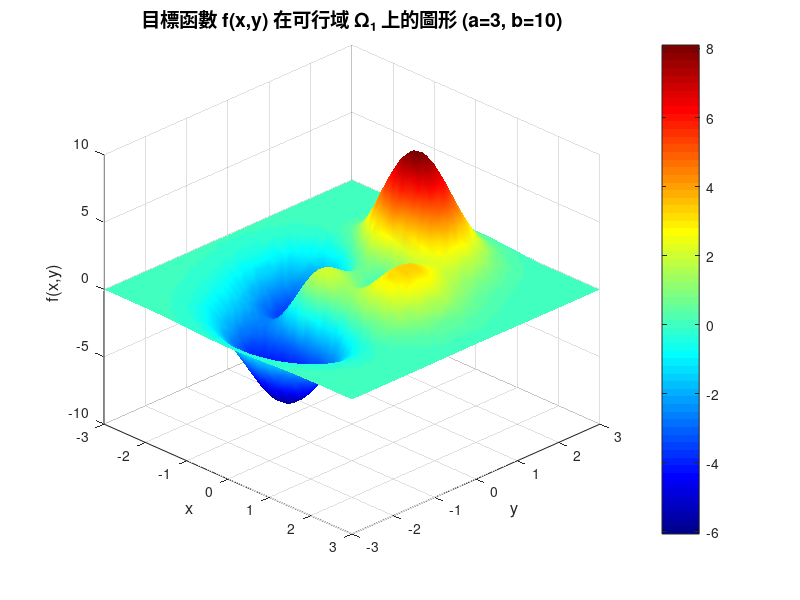
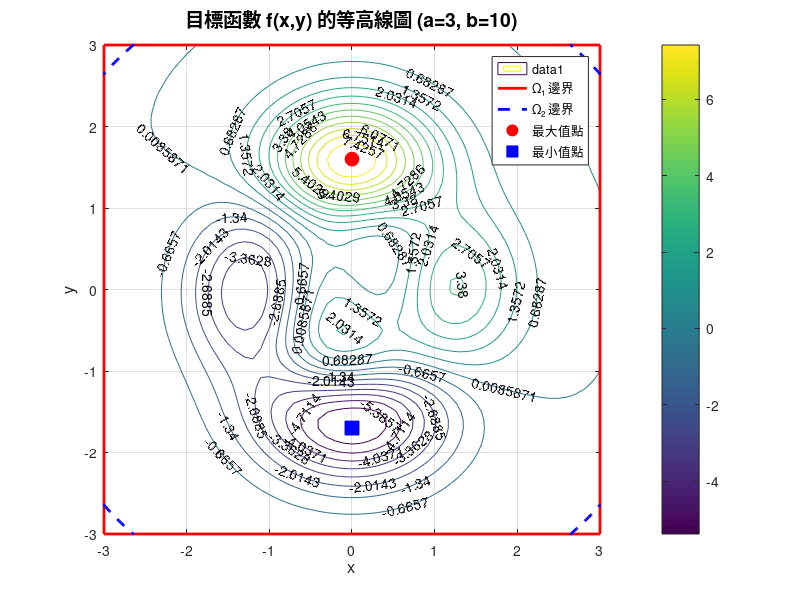

Write MATLAB code to recreate these figures, in order.
%% Peaks Function Optimization - Part (a)
% 目標函數: f(x,y) = a(1-x²)e^(-x²-(y+1)²) - b(x/5-x³-y⁵)e^(-x²-y²) - e^(-(x+1)²-y²)/3
% 約束條件: Ω₁ = {[x,y]ᵀ : -3≤x,y≤3} 和 Ω₂ = {[x,y]ᵀ : x²+y²≤16}
% Part (a): 繪製目標函數在可行域 Ω₁ 上的圖形 (a=3, b=10)

clear; clc; close all;

%% 設定參數
a = 3;
b = 10;

%% 定義目標函數
peaks_func = @(x,y) a*(1-x.^2).*exp(-x.^2-(y+1).^2) - ...
                    b.*(x/5-x.^3-y.^5).*exp(-x.^2-y.^2) - ...
                    exp(-(x+1).^2-y.^2)/3;

%% 創建網格 (Ω₁: -3≤x,y≤3)
% 使用細密的網格以獲得更好的視覺效果
[X, Y] = meshgrid(-3:0.1:3, -3:0.1:3);
Z = peaks_func(X, Y);

%% 繪製3D表面圖
figure(1);
surf(X, Y, Z);
title('目標函數 f(x,y) 在可行域 Ω₁ 上的圖形 (a=3, b=10)', 'FontSize', 14);
xlabel('x', 'FontSize', 12); 
ylabel('y', 'FontSize', 12); 
zlabel('f(x,y)', 'FontSize', 12);
colorbar;
grid on;

% 設定視角以更好地觀察函數特性
view(45, 30);

% 添加更多的視覺化選項
shading interp;  % 平滑著色
colormap(jet);   % 使用彩虹色彩映射

%% 額外的視覺化：等高線圖
figure(2);
contour(X, Y, Z, 20, 'ShowText', 'on');
title('目標函數 f(x,y) 的等高線圖 (a=3, b=10)', 'FontSize', 14);
xlabel('x', 'FontSize', 12); 
ylabel('y', 'FontSize', 12);
colorbar;
grid on;

% 標記可行域邊界
hold on;
% 繪製 Ω₁ 的邊界 (正方形)
plot([-3, 3, 3, -3, -3], [-3, -3, 3, 3, -3], 'r-', 'LineWidth', 2, 'DisplayName', 'Ω₁ 邊界');
% 繪製 Ω₂ 的邊界 (圓形)
theta = 0:0.01:2*pi;
x_circle = 4*cos(theta);  % √16 = 4
y_circle = 4*sin(theta);
plot(x_circle, y_circle, 'b--', 'LineWidth', 2, 'DisplayName', 'Ω₂ 邊界');
legend('Location', 'best');
hold off;

%% 函數分析
fprintf('=== 目標函數分析 ===\n');
fprintf('函數形式: f(x,y) = a(1-x²)e^(-x²-(y+1)²) - b(x/5-x³-y⁵)e^(-x²-y²) - e^(-(x+1)²-y²)/3\n');
fprintf('參數設定: a = %d, b = %d\n', a, b);
fprintf('可行域 Ω₁: -3 ≤ x,y ≤ 3\n');
fprintf('約束條件 Ω₂: x² + y² ≤ 16\n');

% 計算函數在可行域內的統計信息
fprintf('\n=== 函數統計信息 ===\n');
fprintf('在可行域 Ω₁ 內:\n');
fprintf('  最大值: %.6f\n', max(Z(:)));
fprintf('  最小值: %.6f\n', min(Z(:)));
fprintf('  平均值: %.6f\n', mean(Z(:)));
fprintf('  標準差: %.6f\n', std(Z(:)));

% 找到最大值和最小值的位置
[max_val, max_idx] = max(Z(:));
[max_row, max_col] = ind2sub(size(Z), max_idx);
max_x = X(max_row, max_col);
max_y = Y(max_row, max_col);

[min_val, min_idx] = min(Z(:));
[min_row, min_col] = ind2sub(size(Z), min_idx);
min_x = X(min_row, min_col);
min_y = Y(min_row, min_col);

fprintf('\n最大值位置: (%.2f, %.2f), 函數值: %.6f\n', max_x, max_y, max_val);
fprintf('最小值位置: (%.2f, %.2f), 函數值: %.6f\n', min_x, min_y, min_val);

%% 在等高線圖上標記極值點
figure(2);
hold on;
plot(max_x, max_y, 'ro', 'MarkerSize', 10, 'MarkerFaceColor', 'red', 'DisplayName', '最大值點');
plot(min_x, min_y, 'bs', 'MarkerSize', 10, 'MarkerFaceColor', 'blue', 'DisplayName', '最小值點');
legend('Location', 'best');
hold off;